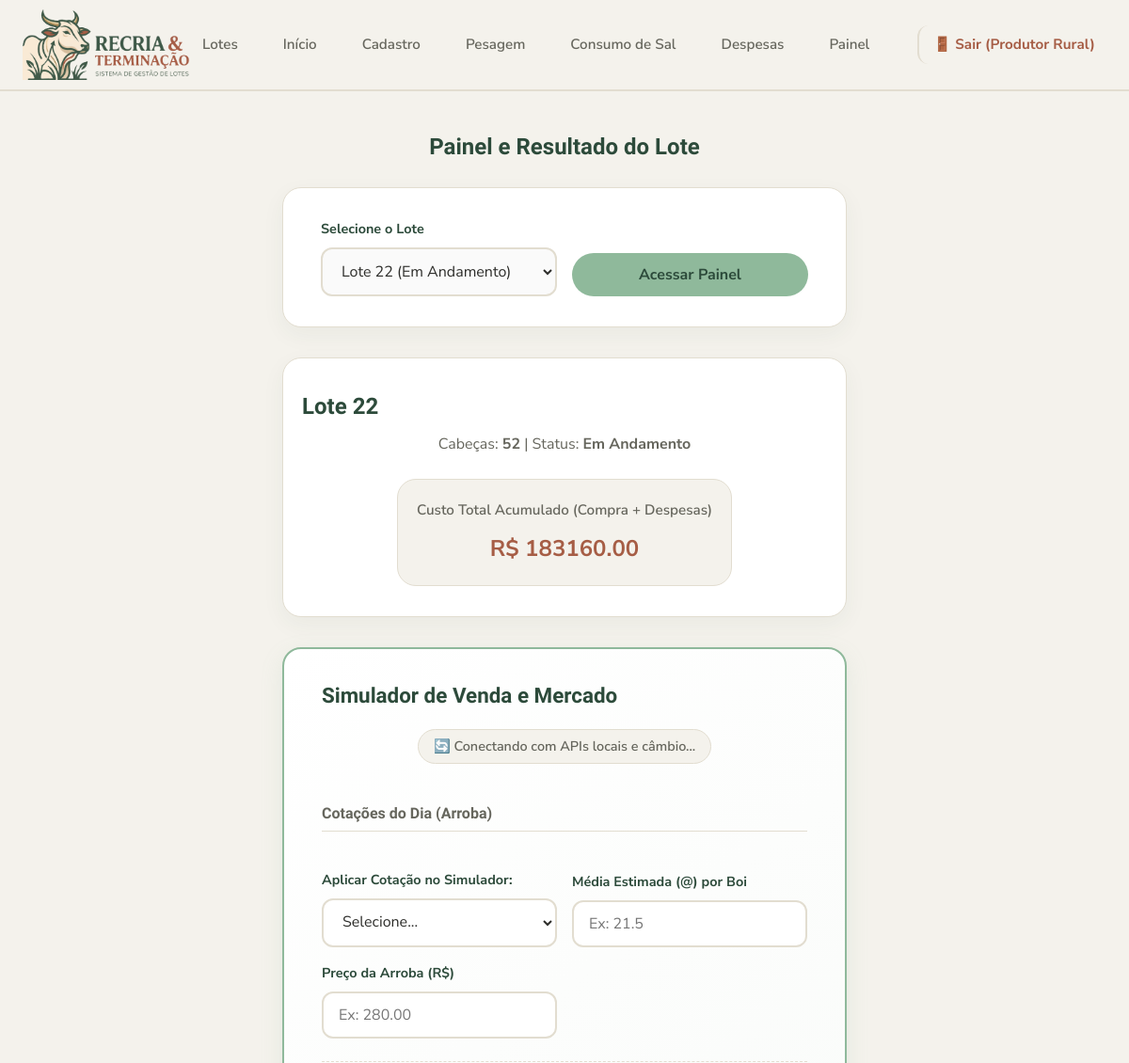
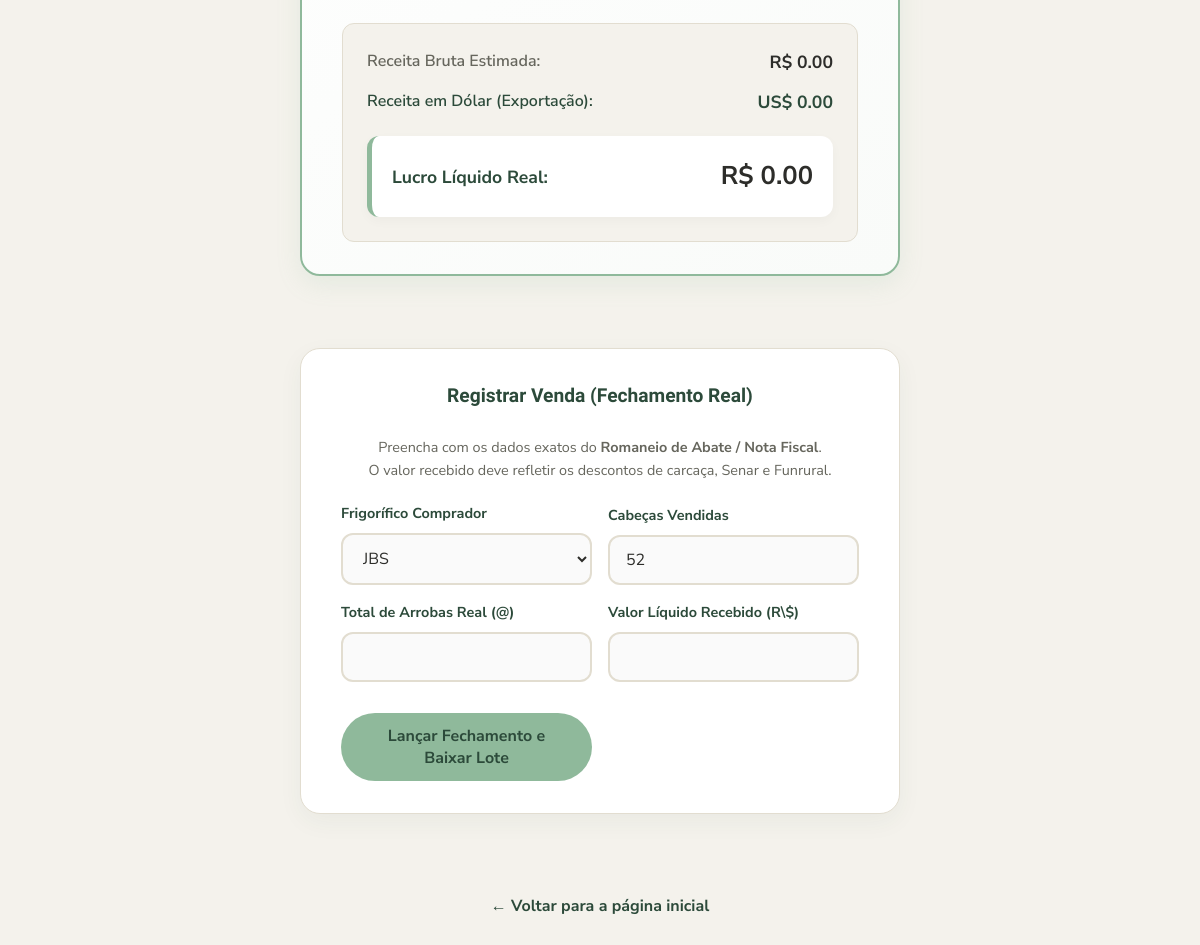
Page /painel?lote_id=4 (signed in) on the committed database (2 pictures, top to bottom).
### tables this page shows
CREATE TABLE lotes (
                    id INTEGER PRIMARY KEY AUTOINCREMENT,
                    identificacao TEXT NOT NULL,
                    fase_atual TEXT NOT NULL,
                    categoria_animal TEXT,
                    data_inicio TEXT,
                    qtd_cabecas INTEGER,
                    custo_bezerro_unitario REAL,
                    custo_total_compra REAL,
                    valor_venda_total REAL,
                    total_arrobas_vendidas REAL,
                    status TEXT DEFAULT 'Em Andamento'
                , frigorifico_comprador TEXT, qtd_vendida_total INTEGER DEFAULT 0);

### app.py (the view)
@app.route('/painel')
def painel():
    conexao = conectar()
    try:
        lista_lotes = conexao.execute('SELECT * FROM lotes').fetchall()
        lote_id = request.args.get('lote_id', type=int)
        lote_selecionado = None
        balanco_final = None
        if lote_id:
            lote_selecionado = conexao.execute('SELECT * FROM lotes WHERE id = ?', (lote_id,)).fetchone()
            custo_despesas = conexao.execute('SELECT COALESCE(SUM(valor), 0) as total FROM despesas WHERE lote_id = ?', (lote_id,)).fetchone()['total']
            if lote_selecionado:
                receita = lote_selecionado['valor_venda_total'] or 0.0
                custo_op = (lote_selecionado['custo_total_compra'] or 0.0) + custo_despesas
                balanco_final = {
                    'custo_compra_bezerros': lote_selecionado['custo_total_compra'] or 0.0,
                    'custo_despesas': custo_despesas,
                    'custo_total_operacao': custo_op,
                    'receita_venda': receita,
                    'sobra_liquida': receita - custo_op
                }
    finally:
        conexao.close()
    return render_template('painel.html', lotes=lista_lotes, lote_selecionado=lote_selecionado, balanco=balanco_final)

### app.py (called while the page is built)
@app.context_processor
def inject_csrf_token():
    if 'csrf_token' not in session:
        session['csrf_token'] = secrets.token_hex(32)
    return dict(csrf_token=session['csrf_token'])

@app.before_request
def verificar_seguranca_global():
    if 'csrf_token' not in session:
        session['csrf_token'] = secrets.token_hex(32)
    rotas_livres = ['login', 'static', 'api_cotacoes']
    if request.endpoint not in rotas_livres and 'usuario_id' not in session:
        return redirect(url_for('login'))
    if request.method == 'POST' and request.endpoint not in ['api_cotacoes', 'login']:
        token = request.form.get('csrf_token') or request.headers.get('X-CSRF-Token')
        if not token or token != session.get('csrf_token'):
            return "Erro 403: Falha na validação CSRF. Requisição rejeitada por segurança.", 403

### config_banco.py (called while the page is built)
def conectar():
    conexao = sqlite3.connect('dados.db')
    conexao.row_factory = sqlite3.Row
    conexao.execute('PRAGMA foreign_keys = ON;')
    return conexao

### templates/painel.html (shortened to what this page needs)
{% extends "base.html" %}
{% block conteudo %}
<h2>Painel e Resultado do Lote</h2>
<form action="{{ url_for('painel') }}" method="GET" class="form-caixa form-linha">
    <div class="campo">
        <label for="lote_id">Selecione o Lote</label>
        <select name="lote_id" id="lote_id" required>
            {% for lote in lotes %}
            <option value="{{ lote.id }}" {% if lote_selecionado and lote.id==lote_selecionado.id %}selected{% endif %}>
                {{ lote.identificacao }} ({{ lote.status }})
            </option>
            {% endfor %}
        </select>
    </div>
    <button type="submit">Acessar Painel</button>
</form>
{% if lote_selecionado %}
<div class="form-caixa" style="text-align: center; padding: 32px 20px;">
    <h3 style="margin-bottom: 8px; font-size: 1.5rem;">{{ lote_selecionado.identificacao }}</h3>
    <p style="color: var(--texto-suave); margin-bottom: 24px; font-size: 1rem;">
        Cabeças: <strong>{{ lote_selecionado.qtd_cabecas or 0 }}</strong> |
        Status: <strong>{{ lote_selecionado.status }}</strong>
    </p>
    <div style="background-color: var(--creme); padding: 20px; border-radius: var(--raio); border: 1px solid var(--borda); display: inline-block; min-width: 60%;">
        <span style="font-size: 0.95rem; color: var(--texto-suave); font-weight: 600;">Custo Total Acumulado (Compra + Despesas)</span><br>
        <strong style="font-size: 1.5rem; color: var(--terracota-escuro); display: block; margin-top: 8px;">
            R$ {{ "%.2f"|format(balanco.custo_total_operacao or 0) }}
        </strong>
    </div>
</div>
{% if lote_selecionado.status == 'Em Andamento' %}
<div class="form-caixa" style="background: linear-gradient(145deg, #ffffff, #f9fbf9); border: 2px solid var(--verde-salvia); box-shadow: 0 8px 24px rgba(143, 185, 155, 0.15);">
    <div style="text-align: center; margin-bottom: 20px;">
        <h3 style="margin-bottom: 12px; color: var(--verde-escuro); font-size: 1.4rem;">Simulador de Venda e Mercado</h3>
        <div id="api_status" style="margin-top: 5px; margin-bottom: 20px; display: inline-block; background-color: var(--creme); color: var(--texto-suave); padding: 6px 16px; border-radius: 20px; font-size: 0.9rem; font-weight: 600; border: 1px solid var(--borda);">
            🔄 Conectando com APIs locais e câmbio...
        </div>
    </div>
    <div style="margin-bottom: 30px;">
        <h4 style="font-size: 1rem; color: var(--texto-suave); text-align: left; margin-bottom: 10px; border-bottom: 1px solid var(--borda); padding-bottom: 5px;">Cotações do Dia (Arroba)</h4>
    </div>
    <div class="form-linha" style="margin-bottom: 24px; padding-bottom: 24px; border-bottom: 1px dashed var(--borda);">
        <div class="campo">
            <label>Aplicar Cotação no Simulador:</label>
            <select id="sim_frigorifico" onchange="atualizarPrecoAPI()" style="background-color: var(--branco);">
                <option value="">Selecione...</option>
            </select>
        </div>
        <div class="campo">
            <label>Média Estimada (@) por Boi</label>
            <input type="number" id="sim_arroba_boi" step="0.1" placeholder="Ex: 21.5" oninput="calcularSimulacao()" style="background-color: var(--branco);">
        </div>
        <div class="campo">
            <label>Preço da Arroba (R$)</label>
            <input type="number" id="sim_preco_arroba" step="0.01" placeholder="Ex: 280.00" oninput="calcularSimulacao()" style="background-color: var(--branco);">
        </div>
    </div>
    <div style="background-color: var(--creme); padding: 24px; border-radius: var(--raio-peq); border: 1px solid var(--borda);">
        <div style="display: flex; justify-content: space-between; align-items: center; margin-bottom: 12px;">
            <span style="color: var(--texto-suave); font-weight: 600;">Receita Bruta Estimada:</span>
            <strong style="font-size: 1.1rem; color: var(--texto);">R$ <span id="res_receita">0.00</span></strong>
        </div>
        <div style="display: flex; justify-content: space-between; align-items: center; margin-bottom: 20px;">
            <span style="color: var(--verde-escuro); font-weight: 600;">Receita em Dólar (Exportação):</span>
            <strong style="font-size: 1.1rem; color: var(--verde-escuro);" id="res_receita_dolar">US$ 0.00</strong>
        </div>
        <div style="background-color: var(--branco); padding: 20px; border-radius: 12px; box-shadow: 0 4px 12px rgba(0,0,0,0.03); display: flex; justify-content: space-between; align-items: center; border-left: 5px solid var(--verde-salvia);">
            <span style="font-weight: 700; color: var(--verde-escuro); font-size: 1.1rem;">Lucro Líquido Real:</span>
            <strong id="res_lucro" style="font-size: 1.6rem; color: var(--texto);">R$ 0.00</strong>
        </div>
    </div>
</div>
<div class="form-caixa" style="margin-top: 40px;">
    <h3 style="text-align: center;">Registrar Venda (Fechamento Real)</h3>
    <p style="text-align: center; color: var(--texto-suave); font-size: 0.9rem; margin-bottom: 20px;">
        Preencha com os dados exatos do <strong>Romaneio de Abate / Nota Fiscal</strong>.<br> O valor recebido deve refletir os descontos de carcaça, Senar e Funrural.
    </p>
    <form action="{{ url_for('registrar_venda') }}" method="POST" class="form-linha">
        <div class="campo">
            <label>Frigorífico Comprador</label>
            <select name="frigorifico_comprador" required>
                <option value="JBS">JBS</option>
            </select>
        </div>
        <div class="campo">
            <label>Cabeças Vendidas</label>
            <input type="number" name="qtd_vendida" value="{{ lote_selecionado.qtd_cabecas or 0 }}" required>
        </div>
        <div class="campo">
            <label>Total de Arrobas Real (@)</label>
            <input type="number" step="0.01" name="total_arrobas_vendidas" required>
        </div>
        <div class="campo">
            <label>Valor Líquido Recebido (R\$)</label>
            <input type="number" step="0.01" name="valor_venda_total" required>
        </div>
        <button type="submit" style="margin-top: 15px; width: 100%;">Lançar Fechamento e Baixar Lote</button>
    </form>
</div>
{% endif %}
{% endif %}
<div style="text-align: center; margin-top: 24px;">
    <a class="voltar" href="{{ url_for('index') }}">← Voltar para a página inicial</a>
</div>
{% endblock %}

### static/style.css (style rules this page uses)
* { box-sizing: border-box; margin: 0; padding: 0; }
:root { --verde-salvia: #8FB99B; --verde-escuro: #2C4A3A; --creme: #F4F2EC; --branco: #FFFFFF; --terracota: #E8B4A0; --terracota-escuro: #A65D45; --texto: #2D2D2A; --texto-suave: #66665D; --borda: #E2DDD0; --raio: 20px; --raio-peq: 12px; --sombra-suave: 0 8px 24px rgba(44, 74, 58, 0.05); --sombra-hover: 0 16px 32px rgba(44, 74, 58, 0.12); --transicao: all 0.3s cubic-bezier(0.25, 0.8, 0.25, 1); }
body { font-family: 'Nunito Sans', Arial, sans-serif; background-color: var(--creme); color: var(--texto); line-height: 1.6; display: flex; flex-direction: column; min-height: 100vh; }
h1, h2, h3, h4 { font-family: 'Baloo 2', 'Nunito Sans', sans-serif; color: var(--verde-escuro); font-weight: 700; text-align: center; margin-bottom: 24px; }
.form-caixa { background-color: var(--branco); border: 1px solid var(--borda); border-radius: var(--raio); padding: 32px 40px; width: 100%; max-width: 600px; margin: 0 auto 32px auto; box-shadow: var(--sombra-suave); }
.form-caixa h3 { margin-bottom: 24px; font-size: 1.2rem; text-align: left; }
.campo { margin-bottom: 20px; width: 100%; }
.campo label { display: block; margin-bottom: 8px; font-weight: 700; font-size: 0.9rem; color: var(--verde-escuro); }
.campo input, .campo select { width: 100%; padding: 12px 16px; border: 2px solid var(--borda); border-radius: var(--raio-peq); font-size: 1rem; font-family: 'Nunito Sans', sans-serif; background-color: #FAFAFA; transition: var(--transicao); color: var(--texto); }
.form-linha { display: grid; grid-template-columns: repeat(auto-fit, minmax(180px, 1fr)); gap: 16px; align-items: end; }
.form-linha .campo { margin-bottom: 0; }
button, .botao { background-color: var(--verde-salvia); color: var(--verde-escuro); border: none; padding: 12px 28px; border-radius: 999px; font-size: 1rem; font-weight: 700; font-family: 'Nunito Sans', sans-serif; cursor: pointer; transition: var(--transicao); display: inline-flex; justify-content: center; align-items: center; text-decoration: none; width: 100%; margin-top: 10px; }
.form-linha button { width: auto; }
.voltar { display: inline-block; margin-top: 24px; color: var(--verde-escuro); text-decoration: none; font-weight: 700; transition: var(--transicao); }

### rows in the picture
lotes: identificacao "Lote 22", qtd_cabecas "52", status "Em Andamento", qtd_vendida "52"

### other values in the picture
{{ session.get('nome_usuario') }} "Produtor Rural"
{{ "%.2f"|format(balanco.custo_total_operacao or 0) }} "183160.00"
form field lote_id "Lote 22 (Em Andamento)"
